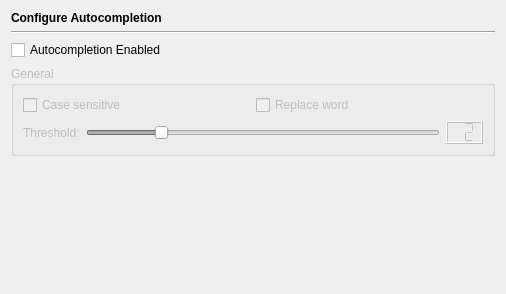
<?xml version="1.0" encoding="UTF-8"?>
<ui version="4.0">
 <class>EditorAutocompletionPage</class>
 <widget class="QWidget" name="EditorAutocompletionPage">
  <property name="geometry">
   <rect>
    <x>0</x>
    <y>0</y>
    <width>506</width>
    <height>294</height>
   </rect>
  </property>
  <layout class="QVBoxLayout" name="verticalLayout">
   <item>
    <widget class="QLabel" name="headerLabel">
     <property name="text">
      <string>&lt;b&gt;Configure Autocompletion&lt;/b&gt;</string>
     </property>
    </widget>
   </item>
   <item>
    <widget class="Line" name="line6">
     <property name="frameShape">
      <enum>QFrame::HLine</enum>
     </property>
     <property name="frameShadow">
      <enum>QFrame::Sunken</enum>
     </property>
     <property name="orientation">
      <enum>Qt::Horizontal</enum>
     </property>
    </widget>
   </item>
   <item>
    <widget class="QCheckBox" name="acEnabledCheckBox">
     <property name="toolTip">
      <string>Select this to enable autocompletion</string>
     </property>
     <property name="whatsThis">
      <string>&lt;b&gt;Autocompletion Enabled&lt;/b&gt;&lt;p&gt;Select to enable autocompletion. In order to get autocompletion from alternative autocompletion providers (if installed), these have to be enabled on their respective configuration page. Only one alternative provider might be enabled.&lt;/p&gt;</string>
     </property>
     <property name="text">
      <string>Autocompletion Enabled</string>
     </property>
    </widget>
   </item>
   <item>
    <widget class="QGroupBox" name="groupBox">
     <property name="enabled">
      <bool>false</bool>
     </property>
     <property name="title">
      <string>General</string>
     </property>
     <layout class="QGridLayout" name="gridLayout">
      <item row="0" column="0">
       <widget class="QCheckBox" name="acCaseSensitivityCheckBox">
        <property name="toolTip">
         <string>Select this to have case sensitive auto-completion lists</string>
        </property>
        <property name="text">
         <string>Case sensitive</string>
        </property>
       </widget>
      </item>
      <item row="0" column="1">
       <widget class="QCheckBox" name="acReplaceWordCheckBox">
        <property name="toolTip">
         <string>Select this, if the word to the right should be replaced by the selected entry</string>
        </property>
        <property name="text">
         <string>Replace word</string>
        </property>
       </widget>
      </item>
      <item row="1" column="0" colspan="2">
       <layout class="QHBoxLayout" name="_2">
        <item>
         <widget class="QLabel" name="textLabel1_2">
          <property name="text">
           <string>Threshold:</string>
          </property>
         </widget>
        </item>
        <item>
         <widget class="QSlider" name="acThresholdSlider">
          <property name="toolTip">
           <string>Move to set the threshold for display of an autocompletion list</string>
          </property>
          <property name="maximum">
           <number>10</number>
          </property>
          <property name="value">
           <number>2</number>
          </property>
          <property name="orientation">
           <enum>Qt::Horizontal</enum>
          </property>
          <property name="tickInterval">
           <number>1</number>
          </property>
         </widget>
        </item>
        <item>
         <widget class="QLCDNumber" name="lCDNumber4">
          <property name="toolTip">
           <string>Displays the selected autocompletion threshold</string>
          </property>
          <property name="digitCount">
           <number>2</number>
          </property>
          <property name="segmentStyle">
           <enum>QLCDNumber::Flat</enum>
          </property>
          <property name="value" stdset="0">
           <double>2.000000000000000</double>
          </property>
         </widget>
        </item>
       </layout>
      </item>
     </layout>
    </widget>
   </item>
   <item>
    <spacer>
     <property name="orientation">
      <enum>Qt::Vertical</enum>
     </property>
     <property name="sizeHint" stdset="0">
      <size>
       <width>456</width>
       <height>51</height>
      </size>
     </property>
    </spacer>
   </item>
  </layout>
 </widget>
 <tabstops>
  <tabstop>acEnabledCheckBox</tabstop>
 </tabstops>
 <resources/>
 <connections>
  <connection>
   <sender>acThresholdSlider</sender>
   <signal>valueChanged(int)</signal>
   <receiver>lCDNumber4</receiver>
   <slot>display(int)</slot>
   <hints>
    <hint type="sourcelabel">
     <x>304</x>
     <y>114</y>
    </hint>
    <hint type="destinationlabel">
     <x>465</x>
     <y>116</y>
    </hint>
   </hints>
  </connection>
  <connection>
   <sender>acEnabledCheckBox</sender>
   <signal>toggled(bool)</signal>
   <receiver>groupBox</receiver>
   <slot>setEnabled(bool)</slot>
   <hints>
    <hint type="sourcelabel">
     <x>103</x>
     <y>43</y>
    </hint>
    <hint type="destinationlabel">
     <x>114</x>
     <y>64</y>
    </hint>
   </hints>
  </connection>
 </connections>
</ui>
